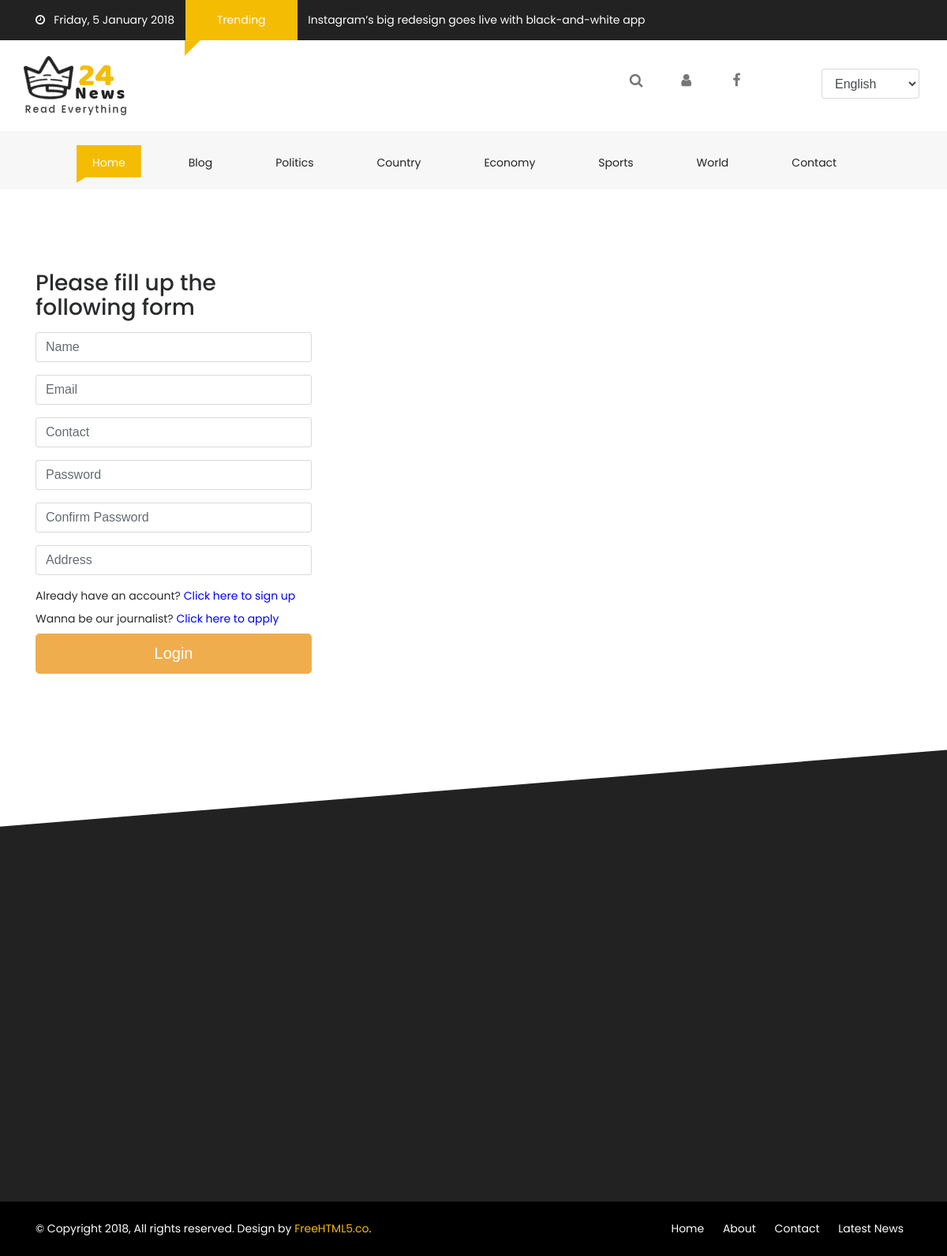
Screenshot of /accounts/register with the database file from the repository.
### home/models.py (models this page shows)
class Categories(models.Model):
    name = models.CharField(max_length=1000)
    image = models.ImageField(upload_to='images')
    slug = models.CharField(max_length=1000, default='')
    def __str__(self):
        return self.name

### accounts/views.py (the view, shortened to what this page needs)
# urls.py: path('register', views.register, name='register'),
def register(request):
    news = News.objects.all()
    category = Categories.objects.all()
    subcategories = SubCategories.objects.all()
    authors = Authors.objects.all()
    links = ImportantLinks.objects.all()
    params = {'news': news, 'category':category, 'subcategories':subcategories, 'authors':authors, 'links':links}
    return render(request, 'signup.html', params)

### home/models.py (called while the page is built)
    def __str__(self):
        return self.name

### home/templatetags/multiply.py (called while the page is built)
@register.filter
def in_category(things, category):
    return things.filter(category=category)

### accounts/templates/signup.html (shortened to what this page needs)
{% extends 'layout.html' %}
{% block body %}
<div class="container py-5 my-5">
  <div class="row">
    <div class="col-md-4 col-md-offset-4">
      <div class="panel panel-default">
        <div class="panel-heading">
          <h3 class="panel-title py-2">Please fill up the following form</h3>
        </div>
          <div class="panel-body">
            <form accept-charset="UTF-8" role="form" action='/accounts/register' method='POST'>{% csrf_token %}
              <fieldset>
                <div class="form-group">
                  <input class="form-control" placeholder="Name" name="name" type="text">
                </div>
                <div class="form-group">
                  <input class="form-control" placeholder="Email" name="email" type="email">
                </div>
                <div class="form-group">
                  <input class="form-control" placeholder="Contact" name="contact" type="tel">
                </div>
                <div class="form-group">
                  <input class="form-control" placeholder="Password" name="password" type="password">
                </div>
                <div class="form-group">
                  <input class="form-control" placeholder="Confirm Password" name="cpassword" type="password">
                </div>
                <div class="form-group">
                  <input class="form-control" placeholder="Address" name="address" type="text">
                </div>
                <label for="">Already have an account? </label> <a href='/accounts/login' style='color:blue'>Click here to
                  sign up</a>
                <label for="">Wanna be our journalist? </label> <a href='/accounts/authorRegistration' style='color:blue'>Click here to
                  apply</a>
                  <input class="btn btn-lg btn-warning btn-block" type="submit" value="Login">
              </fieldset>
            </form>
          </div>
      </div>
    </div>
    <img src="/static/img/register.svg" alt="" class="img-fluid col-md-6 mt-5 ">
  </div>
</div>
{% endblock %}

### home/templates/layout.html (shortened to what this page needs)
{% load multiply %}
<!DOCTYPE html>
<html lang="en" class="no-js">
<head>
    <link href="/static/css/media_query.css" rel="stylesheet" type="text/css"/>
    <link href="/static/css/bootstrap.css" rel="stylesheet" type="text/css"/>
    <link href="https://maxcdn.bootstrapcdn.com/font-awesome/4.7.0/css/font-awesome.min.css" rel="stylesheet"
>
    <link href="/static/css/animate.css" rel="stylesheet" type="text/css"/>
    <link href="/static/css/owl.carousel.css" rel="stylesheet" type="text/css"/>
    <link href="/static/css/owl.theme.default.css" rel="stylesheet" type="text/css"/>
    <link href="/static/css/style_1.css" rel="stylesheet" type="text/css"/>
</head>
<body>
<div class="container-fluid fh5co_header_bg">
    <div class="container">
        <div class="row">
            <div class="col-12 fh5co_mediya_center"><a href="#" class="color_fff fh5co_mediya_setting"><i
                    class="fa fa-clock-o"></i>&nbsp;&nbsp;&nbsp;Friday, 5 January 2018</a>
                <div class="d-inline-block fh5co_trading_posotion_relative"><a href="#" class="treding_btn">Trending</a>
                    <div class="fh5co_treding_position_absolute"></div>
                </div>
                <a href="#" class="color_fff fh5co_mediya_setting">Instagram’s big redesign goes live with black-and-white app</a>
            </div>
        </div>
    </div>
</div>
<div class="container-fluid">
    <div class="container">
        <div class="row">
            <div class="col-12 col-md-3 fh5co_padding_menu">
                <img src="/static/images/logo.png" alt="img" class="fh5co_logo_width"/>
            </div>
            <div class="col-12 col-md-9 align-self-center fh5co_mediya_right">
                <div class="text-center d-inline-block">
                    <a class="fh5co_display_table"><div class="fh5co_verticle_middle"><i class="fa fa-search"></i></div></a>
                </div>
                <div class="text-center d-inline-block">
                    <a class="fh5co_display_table" href='/accounts/login'><div class="fh5co_verticle_middle"><i class="fa fa-user"></i></div></a>
                </div>
                <div class="text-center d-inline-block">
                    <a href="https://fb.com/fh5co" target="_blank" class="fh5co_display_table"><div class="fh5co_verticle_middle"><i class="fa fa-facebook"></i></div></a>
                </div>
                <div class="text-center d-inline-block">
                    <a href="https://fb.com/fh5co" target="_blank" class="fh5co_display_table"><div class="fh5co_verticle_middle"></div></a>
                </div>
                <div class="d-inline-block text-center dd_position_relative ">
                    <select class="form-control fh5co_text_select_option">
                        <option>English </option>
                    </select>
                </div>
            </div>
        </div>
    </div>
</div>
<div class="container-fluid bg-faded fh5co_padd_mediya padding_786">
    <div class="container padding_786">
        <nav class="navbar navbar-toggleable-md navbar-light ">
            <div class="collapse navbar-collapse" id="navbarSupportedContent">
                <ul class="navbar-nav mr-auto">
                    <li class="nav-item active">
                        <a class="nav-link" href="/">Home <span class="sr-only">(current)</span></a>
                    </li>
                    <li class="nav-item ">
                        <a class="nav-link" href="/">Blog <span class="sr-only">(current)</span></a>
                    </li>
                    {% for i in category %}
                    <li class="nav-item dropdown">
                        <a class="nav-link" href='/news/{{i.name}}' id="dropdownMenuButton2" data-toggle="dropdown"
                           aria-haspopup="true" aria-expanded="false">{{i.name}} <span class="sr-only">(current)</span></a>
                    </li>
                    {% endfor %}
                    <li class="nav-item ">
                        <a class="nav-link" href="/contact-us">Contact <span class="sr-only">(current)</span></a>
                    </li>
                </ul>
            </div>
        </nav>
    </div>
</div>
{% block body %}{{% endblock %}
<div class="container-fluid fh5co_footer_bg pb-3">
</div>
<div class="container-fluid fh5co_footer_right_reserved">
    <div class="container">
        <div class="row  ">
            <div class="col-12 col-md-6 py-4 Reserved"> © Copyright 2018, All rights reserved. Design by <a href="https://freehtml5.co" title="Free HTML5 Bootstrap templates">FreeHTML5.co</a>. </div>
            <div class="col-12 col-md-6 spdp_right py-4">
                <a href="#" class="footer_last_part_menu">Home</a>
                <a href="Contact_us.html" class="footer_last_part_menu">About</a>
                <a href="Contact_us.html" class="footer_last_part_menu">Contact</a>
                <a href="blog.html" class="footer_last_part_menu">Latest News</a></div>
        </div>
    </div>
</div>
</body>
</html>

### home/static/css/style_1.css (style rules this page uses)
a,a:hover { color:#f5bc04 }
.fh5co_header_bg { background:#222;color:#fff }
.color_fff { color:#fff !important }
.treding_btn { background:#f5bc04;color:#fff;margin:0 10px;display:inline-block;padding:15px 40px }
.fh5co_trading_posotion_relative { position:relative }
.fh5co_treding_position_absolute { -webkit-clip-path:polygon(0 1%, 100% 0, 0 100%, 0% 100%);-moz-clip-path:polygon(0 1%, 100% 0, 0 100%, 0% 100%);-ms-clip-path:polygon(0 1%, 100% 0, 0 100%, 0% 100%);clip-path:polygon(0 1%, 100% 0, 0 100%, 0% 100%);height:20px;width:20px;background:#f5bc04;position:absolute;left:9px }
.fh5co_logo_width { width:130px }
.fh5co_mediya_right { text-align:right }
.fh5co_display_table { height:40px;width:40px;display:table;color:#777;font-size:18px;border:1px solid #fff !important;cursor:pointer;-webkit-border-radius:50%;-moz-border-radius:50%;-ms-border-radius:50%;border-radius:50%;transition:1s;margin:0 10px;color:#777 !important }
.fh5co_verticle_middle { vertical-align:middle;display:table-cell }
.fh5co_text_select_option { margin:0 10px;position:relative;top:-10px }
.navbar-light .navbar-nav .open>.nav-link,.navbar-light .navbar-nav .active>.nav-link,.navbar-light .navbar-nav .nav-link.open,.navbar-light .navbar-nav .nav-link.active { color:#fff !important;padding-top:12px !important;padding-bottom:15px !important;padding-left:20px !important;padding-right:20px !important;margin:0 20px !important;-moz-transition:all .5s ease;-o-transition:all .5s ease;-webkit-transition:all .5s ease;-ms-transition:all .5s ease;transition:all .5s ease;background:#f5bc04 !important;-webkit-clip-path:polygon(100% 0, 100% 85%, 14% 85%, 0 100%, 0% 60%, 0 0);-moz-clip-path:polygon(100% 0, 100% 85%, 14% 85%, 0 100%, 0% 60%, 0 0);-ms-clip-path:polygon(100% 0, 100% 85%, 14% 85%, 0 100%, 0% 60%, 0 0);clip-path:polygon(100% 0, 100% 85%, 14% 85%, 0 100%, 0% 60%, 0 0) }
.navbar-light .navbar-nav .nav-link { color:#222 !important;padding-top:12px !important;padding-bottom:15px !important;padding-left:20px !important;padding-right:20px !important;margin:0 20px !important;-moz-transition:all .5s ease;-o-transition:all .5s ease;-webkit-transition:all .5s ease;-ms-transition:all .5s ease;transition:all .5s ease;position:relative !important;-webkit-clip-path:polygon(100% 0, 100% 85%, 14% 85%, 0 100%, 0% 60%, 0 0);-moz-clip-path:polygon(100% 0, 100% 85%, 14% 85%, 0 100%, 0% 60%, 0 0);-ms-clip-path:polygon(100% 0, 100% 85%, 14% 85%, 0 100%, 0% 60%, 0 0);clip-path:polygon(100% 0, 100% 85%, 14% 85%, 0 100%, 0% 60%, 0 0) }
.fh5co_padding_menu { padding:20px 0 }
.fh5co_padd_mediya { padding-top:10px }
.fh5co_footer_bg { background:#222;color:#fff;-webkit-clip-path:polygon(0 17%, 100% 0, 100% 100%, 0% 100%);clip-path:polygon(0 17%, 100% 0, 100% 100%, 0% 100%) }
.fh5co_footer_right_reserved { background:#000 !important;color:#fff !important }
.footer_last_part_menu { color:#fff !important;padding:0 10px }
.spdp_right { text-align:right }
.dd_position_relative { position:relative }

### rows the page displays
Categories: name "Politics"
Categories: name "Country"
Categories: name "Economy"
Categories: name "Sports"
Categories: name "World"
